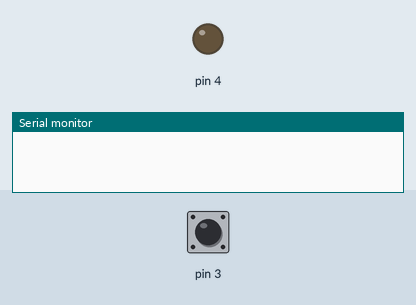
Recording of a sketch running on a simulated Arduino Uno, built with avr-gcc and run on an emulated ATmega328P. Shown: output pins drawn as LEDs (lit = HIGH), the last lines printed to the serial monitor. Dashed ring = blinking. Inputs (shaded band) come from the test bench; at power-on: pin 3 HIGH.

Above: at 1.2 s.
1.3 s: pin 3 pulled LOW for 0.15 s
At 1.7 s:
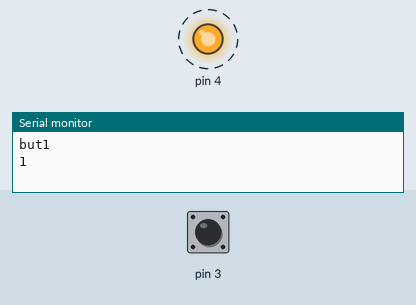
4.4 s: pin 3 pulled LOW for 1 s
At 5.1 s:
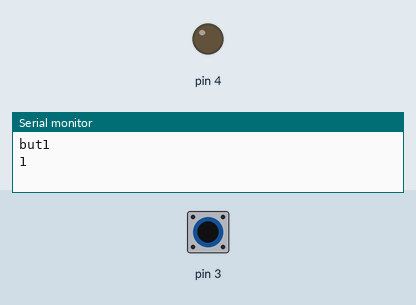
6.9 s: pin 3 pulled LOW for 3.2 s
At 7.3 s:
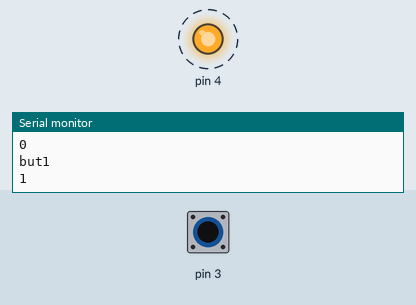
Timing chart, 0 to 17.6 s (numbered marks = the images above; inputs shaded):
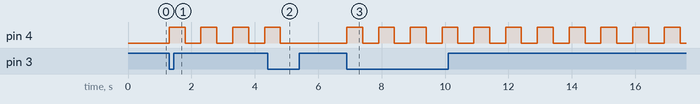

Measured:
- after the input at 1.3 s, pin 4: alternates HIGH for 0.50 s and LOW for 0.50 s, starting at once
- after the input at 4.4 s, pin 4: goes on until 4.8 s, then stays LOW
- after the input at 6.9 s, pin 4: alternates HIGH for 0.50 s and LOW for 0.50 s, starting at once

The sketch:

3.ino
```cpp
boolean butt_flag = 0;
int ledState = LOW;
long previousMillis = 0;
long interval = 500;
unsigned long last_press;
unsigned long timerbut;
void setup() {
  // put your setup code here, to run once:
Serial.begin(9600);
pinMode(3, INPUT_PULLUP);
pinMode(4, OUTPUT);
unsigned long last_press;
unsigned long previousTime = millis();
//digitalWrite(5, HIGH);
}

void loop() {
  // put your main code here, to run repeatedly:
boolean button1 = !digitalRead(3);
//if (button1 == 1){
//  timerbut = timerbut + 1;
//  Serial.println(timerbut);
//}
//if (button1 == 0){
//  timerbut = 0;

//}
if (button1 == 1 && butt_flag == 0 && millis() - last_press > 100) {
    butt_flag = 1;
    //Serial.println(button1);
    Serial.println("but1");
    Serial.println(butt_flag);
    last_press = millis();
  }
if (button1 == 1 && butt_flag == 1 && millis() - last_press > 4000) {
    butt_flag = 0;
    Serial.println("but2");
    Serial.println(butt_flag);
    last_press = millis();
  }

//if (button1 == 1 && millis() - last_press < 100) {
//    butt_flag = 0;
//    Serial.println("but3");
//    Serial.println(butt_flag);
    //last_press = millis();
//  }

if (butt_flag == 1) {
  unsigned long currentMillis = millis();
if(currentMillis - previousMillis > interval) {
  previousMillis = currentMillis;
  if (ledState == LOW)
    ledState = HIGH;
  else
    ledState = LOW;
digitalWrite(4, ledState);
}
}
if (butt_flag == 0) {
  digitalWrite(4, 0);
}


//unsigned long currentMillis = millis();
//if(currentMillis - previousMillis > interval) {
//  previousMillis = currentMillis;
//  if (ledState == LOW)
//    ledState = HIGH;
//  else
//    ledState = LOW;
//digitalWrite(4, ledState);
//}
//}

}
```
